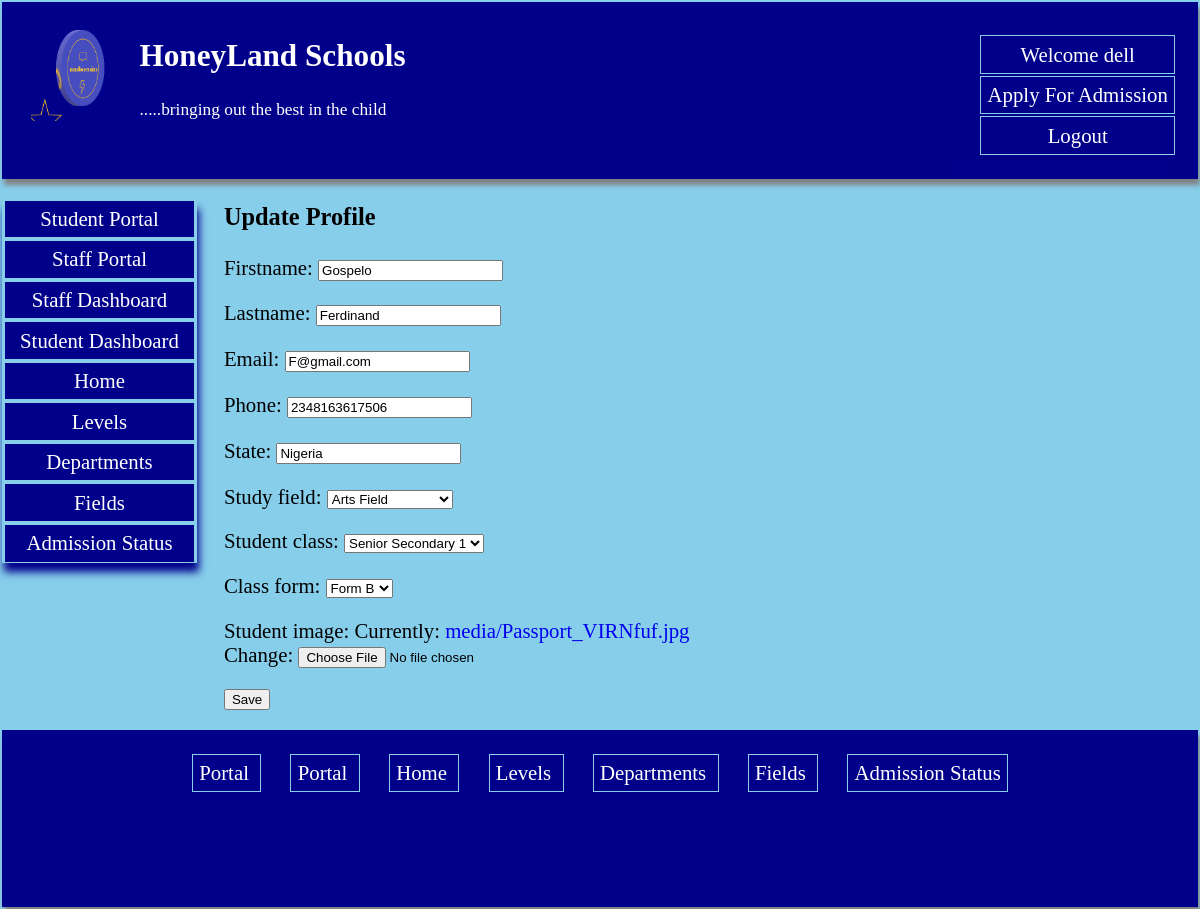
The page /portal/updateprofile/3 (signed in) on the database its author committed.
### profiles/models.py (models this page shows, shortened)
class CustomUser(AbstractUser):
    phone = models.IntegerField(null=True,  unique=True)
    country = models.CharField(max_length=200,  blank=True)
    state = models.CharField(max_length=200,  blank=True)
    is_student = models.BooleanField(default=0)
    is_teacher = models.BooleanField(default=0)
    mailing_address = models.CharField(max_length=200,  blank=True)

class Logo(models.Model):
    name = models.CharField(max_length=200, null=True)
    image = models.ImageField(upload_to='media/')

class Studentdata(models.Model):
    nickname = models.ForeignKey(CustomUser,  on_delete=models.CASCADE, null=True)
    firstname = models.CharField(max_length=200,  null=True,  blank=True)
    lastname = models.CharField(max_length=200,  null=True,  blank=True)
    email = models.EmailField(null=True)
    phone = models.IntegerField(null=True)
    state = models.CharField(max_length=200,  )
    date_enrolled = models.DateTimeField(auto_now_add=True)
    study_field = models.ForeignKey(Student_field,  on_delete=models.CASCADE, null=True)
    student_class = models.ForeignKey(Level,  on_delete=models.CASCADE)
    class_form = models.ForeignKey(Form,  on_delete=models.CASCADE,  null=True)
    student_image = models.ImageField(upload_to='media/',  null=True)
    slug = models.SlugField(max_length=100, null=True)
    class Meta:
        ordering = ['slug']
        verbose_name = 'student datum'
        verbose_name_plural = 'students data'

### studentportal/views.py (the view, shortened to what this page needs)
# urls.py: path('portal/updateprofile/<int:pk>', views.Updatestudentdata.as_view(), name= 'updatestudentprofile'),
class Updatestudentdata(LoginRequiredMixin,  UpdateView):
    model = Studentdata
    form_class = Studentproform
    template_name = 'createstudentdata.html'
    def get_context_data(self, **kwargs):
        context = super().get_context_data(**kwargs)
        context['logo'] = Logo.objects.all()
        return context

### studentportal/forms.py
class Studentproform(forms.ModelForm):
    class Meta:
        model = Studentdata
        fields = ['firstname', 'lastname', 'email', 'phone', 'state', 'study_field', 'student_class', 'class_form', 'student_image']

### profiles/models.py (called while the page is built)
    def __str__(self):
        return self.name

    def __str__(self):
        return self.class_name

    def __str__(self):
        return self.field_title

### studentportal/templates/createstudentdata.html (shortened to what this page needs)
{% extends 'baseportal.html' %}
{% block content   %}
{% if  request.user.is_superuser or request.user.is_student %}
<h3> Update Profile </h3>
<form method ='POST' enctype ="multipart/form-data">
  {{form.as_p}}
  <input type='submit'  value ='Save'/>
</form>
{% else %}
<p style='color: red; font-size: 1em; text-align: center;padding: 3em;'> <b> Back off! You are not permitted to be here!! </b></p>
{% endif %}
{% endblock %}

### studentportal/templates/baseportal.html (shortened to what this page needs)
<head>
</head>
<body style ='margin: 0em; padding: 0.1em; font-size: 1.3em;  background: skyblue;'   >
    <header style= 'box-shadow: 2px 6px 5px grey;margin: 0em; padding-left: 1em; padding-right: 1em; padding-top: 0.5em; height: 8em;
    background: darkblue; color: white;'>
    {% if   request.user.is_superuser or  request.user.is_authenticated %}
    <ul class='nav' style='float: right; list-style-type: none;' >
   <li> <a  style ='color: white; ' href = "#"> Welcome {{user}} </a></li>
   <li><a  style ='color: white; ' href ='{% url "apply" %}'> Apply For Admission </a></li>
    <li><a  style ='color: white; ' href ='{% url "portallogout" %}'> Logout </a></li>
    </ul>
    {% endif %}
    {% for log in logo  %}
    <img style="backgrond: skyblue; float: left; margin: 0.4em; width: 100px; height: 100px;" src ="{{log.image.url}}"  >
{% endfor %}
<h2 style='text-align: left'><a style='color: white;' href='{% url "home" %}'>HoneyLand Schools</a></h2>
<p style='text-align: left'> <small> .....bringing out the best in the child </small></p>
    </header>
<div class ='cover'>
<nav >
    <ul class ='nav' style =' padding:0;  list-style-type: none;'>
        {% if request.user.is_student or request.user.is_superuser %}
        <li><a href ='{% url "portal" %}'> Student Portal </a></li>
        {% endif %}
        {% if request.user.is_teacher or request.user.is_superuser %}
        <li><a href ='{% url "portal" %}'> Staff Portal </a></li>
        {% endif %}
        {% if request.user.is_teacher or request.user.is_superuser %}
        <li><a href ='{% url "staffdashboard" %}'> Staff Dashboard </a></li>
        {% endif %}
{% if request.user.is_student or request.user.is_superuser %}
        <li><a href ='{% url "studentdashboardlink" %}'> Student Dashboard </a></li>
        {% endif %}
        <li><a href ='{% url "home" %}'> Home </a></li>
        <li> <a href ='{% url "levels" %}'> Levels </a> </li>
        <li> <a href ='{% url "departments" %}'> Departments </a> </li>
        <li><a href ='{% url "fields" %}'> Fields </a></li>
        <li><a  style ='color: white; ' href ='{% url "admissionstat" %}'> Admission Status </a></li>
    </nav>
<section style='padding-right: 0.5em'>
{% block content %}
{% endblock %}
</section>
</div>
<footer style= 'box-shadow: 2px 6px 5px grey;margin: 0em; padding-left: 1em; padding-right: 1em; padding-top: 0.5em; height: 8em;
    background: darkblue; color: white;'>
    <nav>
        <ul class ='navfooter' style =' padding:0;  list-style-type: none;'>
            {% if request.user.is_student or request.user.is_superuser  %}
            <li><a href ='{% url "studentdashboardlink" %}'>  Portal </a></li>
            {% endif %}
    {% if request.user.is_teacher or request.user.is_superuser%}
            <li><a href ='{% url "staffdashboard" %}'>  Portal </a></li>
            {% endif %}
            <li><a href ='{% url "home" %}'> Home </a></li>
            <li> <a href ='{% url "levels" %}'> Levels </a> </li>
            <li> <a href ='{% url "departments" %}'> Departments </a> </li>
            <li><a href ='{% url "fields" %}'> Fields </a></li>
            <li><a  style ='color: white; ' href ='{% url "admissionstat" %}'> Admission Status </a></li>
    </nav>
</footer>
</body>

### studentportal/templates/baseportal.html (style rules this page uses)
a { text-decoration: none; }
.cover { display: grid; grid-template-columns: 2fr 10fr; grid-gap: 1.3em; }
.nav { box-shadow: 2px 9px 8px darkblue; }
.nav li { color: white; background: darkblue; margin: 0.1em; text-align: center; border: 1px solid skyblue; }
.nav li a { padding: 0.3em; display: block; color: white; }
.navfooter { text-align: center; box-shadow: 2px 9px 8px darkblue; }
.navfooter li { color: white; padding: 0.6em; display: inline; background: darkblue; margin: 0.1em; text-align: center; }
.navfooter li a { padding: 0.3em; color: white; border: 1px solid skyblue; }

### rows shown on the page
CustomUser: username "dell"
Logo: image (picture)
Studentdata: firstname "Gospelo", lastname "Ferdinand", email "F@gmail.com", phone "2348163617506", state "Nigeria", study_field "Arts Field", student_class "Senior Secondary 1", class_form "Form B"
